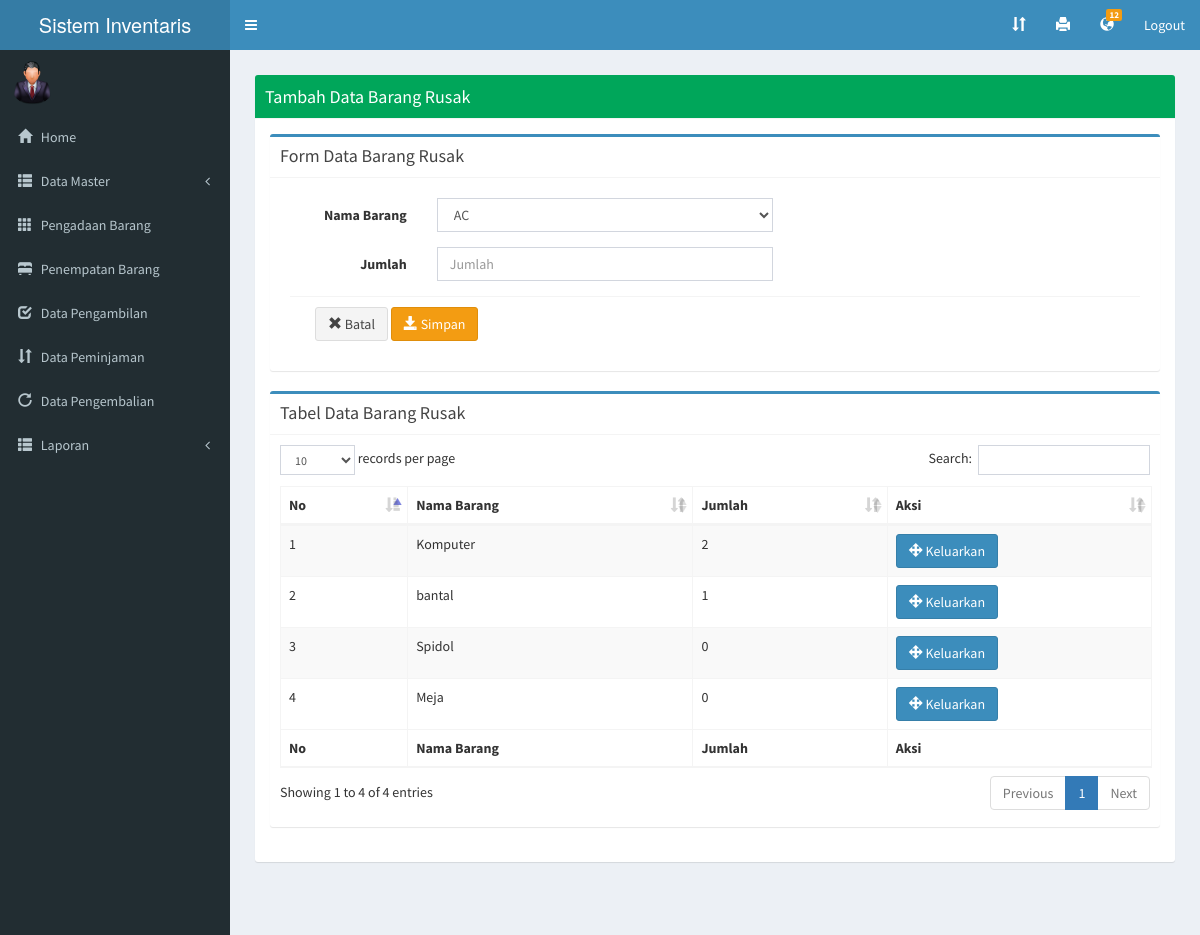
/index.php/rusak, run on the app's committed database.
### tables this page shows
CREATE TABLE `tb_penempatan` (
  `id_penempatan` int(11) NOT NULL,
  `id_barang` int(11) NOT NULL,
  `id_ruang` int(3) NOT NULL,
  `jumlah` int(11) NOT NULL
);

CREATE TABLE `tb_jenisbarang` (
  `id_jenisbarang` int(11) NOT NULL,
  `nama_barang` varchar(25) NOT NULL,
  `satuan` varchar(20) NOT NULL,
  `kategori` enum('habis','tidak habis') NOT NULL,
  `jumlah` int(11) NOT NULL,
  `merk` varchar(25) NOT NULL,
  `spek` varchar(100) NOT NULL
);

### application/controllers/Rusak.php (called while the page is built, shortened)
<?php defined('BASEPATH')OR exit('akses ga ada');
 class Rusak extends CI_Controller
 {
 	function __construct()
 	{
 		$this->load->model('m_penempatan');
		$this->load->model('m_notif');
 	}
 	public function index()
 	{
		$angka = $this->m_notif->Angka();
    	$notif = $this->m_notif->GetAll();
 		$data = $this->m_penempatan->GetAllRusak();
 		$dataBarang = $this->m_penempatan->GetBarang();
		$this->load->view('atribut/HeaderAdmin', array('angka'=>$angka, 'notif'=>$notif));
 		$this->load->view('Admin/rusak', array('data' => $data, 'dataBarang' => $dataBarang));
 		$this->load->view('atribut/FooterAdmin');
 	}
 } ?>

### index.php (called while the page is built, shortened)
<?php
require_once BASEPATH.'core/CodeIgniter.php';

### application/models/M_penempatan.php (called while the page is built, shortened)
<?php defined('BASEPATH')OR exit('akses ga ada');
class M_penempatan extends CI_Model{
	public function GetBarang(){
		$query = $this->db->query('SELECT tb_penempatan.id_barang, tb_jenisbarang.nama_barang FROM tb_penempatan, tb_jenisbarang WHERE tb_penempatan.id_ruang = 1 AND tb_penempatan.id_barang = tb_jenisbarang.id_jenisbarang  ORDER BY tb_jenisbarang.nama_barang ASC');
		return $query -> result_array();
	}
	public function GetAllRusak(){
		$query = $this->db->query('SELECT id_penempatan, id_barang, tb_jenisbarang.nama_barang, tb_penempatan.id_ruang, tb_penempatan.jumlah FROM tb_penempatan, tb_jenisbarang WHERE id_barang=tb_jenisbarang.id_jenisbarang AND tb_penempatan.id_ruang=2 ORDER BY id_penempatan DESC;');
		return $query -> result_array();
	}
}

### application/views/Admin/rusak.php (the view, shortened to what this page needs)
<div class="content-wrapper">
<div class="box-body">
<div class="content">
  <div class="box box-success">
    <div class="box-header bg-green with-border">
      <h1 class="box-title">Tambah Data Barang Rusak</h1>
    </div>
<section class='content'>
  <div class='row'>
    <div class='col-xs-12'>
      <div class='box box-primary'>
        <div class='box-header with-border'>
          <h3 class='box-title'>Form Data Barang Rusak</h3>
        </div>
        <div class='box-body'>
        <form class='form-horizontal' action='<?php echo base_url('Rusak/tambah'); ?>' method='post' enctype='multipart/form-data'>
          <div class='box-body'>
            <div class='form-group'>
              <label class='col-sm-2 control-label'>Nama Barang</label>
              <div class='col-md-5'>
                <select class='form-control' required="" name='nama_barang'>
                    <?php
                    foreach ($dataBarang as $barang) {
                    ?>
                    <option value='<?php echo $barang['id_barang']; ?>'><?php echo $barang['nama_barang']; ?></option>";
                  <?php } ?>
                </select>
              </div>
            </div>
            <div class='form-group'>
              <label class='col-sm-2 control-label'>Jumlah</label>
              <div class='col-md-5'>
                <input type='text' name='jumlah' id='jumlah' class='form-control' required="" placeholder='Jumlah'>
              </div>
            </div>
          <div class='box-footer'>
          <div class='col-md-9'>
            <a href="#"><button type='button' class='btn btn-default'><i class="glyphicon glyphicon-remove"></i> Batal</button></a>
            <button type='submit' class='btn btn-warning' name='tambahData'><i class="glyphicon glyphicon-save"></i> Simpan</button>
          </div>
          </div>
        </div>
        </form>
        </div>
      </div>
      <div class='box box-primary'>
        <div class='box-header with-border'>
           <h3 class='box-title'>Tabel Data Barang Rusak</h3>
        </div>
        <div class='box-body'>
          <table id='example1' class='table table-bordered table-striped'>
            <thead>
            <tr>
            <th>No</th>
            <th>Nama Barang</th>
            <th>Jumlah</th>
            <th>Aksi</th>
            </tr>
            </thead>
            <tbody>
            <?php
            $i = 1;
            foreach ($data as $r) {
            ?>
            <tr>
            <td><?php echo $i; ?></td>
            <td><?php echo $r['nama_barang']; ?></td>
            <td><?php echo $r['jumlah']; ?></td>
            <td>
              <a
                  href="javascript:;"
                  data-id="<?php echo $r['id_penempatan'] ?>"
                  data-jumlah="<?php echo $r['jumlah'] ?>"
                  data-barang="<?php echo $r['id_barang'] ?>"
                  data-toggle="modal" data-target="#hapus-data">
                  <button  data-toggle="modal" data-target="#delete-data" class="btn btn-primary"><i class="glyphicon glyphicon-move"></i> Keluarkan</button>
              </a>
            </td>
            </tr>
            <?php $i++; } ?>
            </tbody>
                <tfoot>
                <tr>
                <th>No</th>
                <th>Nama Barang</th>
                <th>Jumlah</th>
                <th>Aksi</th>
                </tr>
                </tfoot>
          </table>
        </div>
      </div>
                </div>
             </div>
             </section>
          </div>
    </div>
  </div>
</div>

### data on the page
tb_penempatan: tb_jenisbarang.nama_barang "Komputer", jumlah "2"
tb_penempatan: tb_jenisbarang.nama_barang "bantal", jumlah "1"
tb_penempatan: tb_jenisbarang.nama_barang "Spidol", jumlah "0"
tb_penempatan: tb_jenisbarang.nama_barang "Meja", jumlah "0"

### other printed values
$angka->hitung "12"
form field nama_barang "AC"
